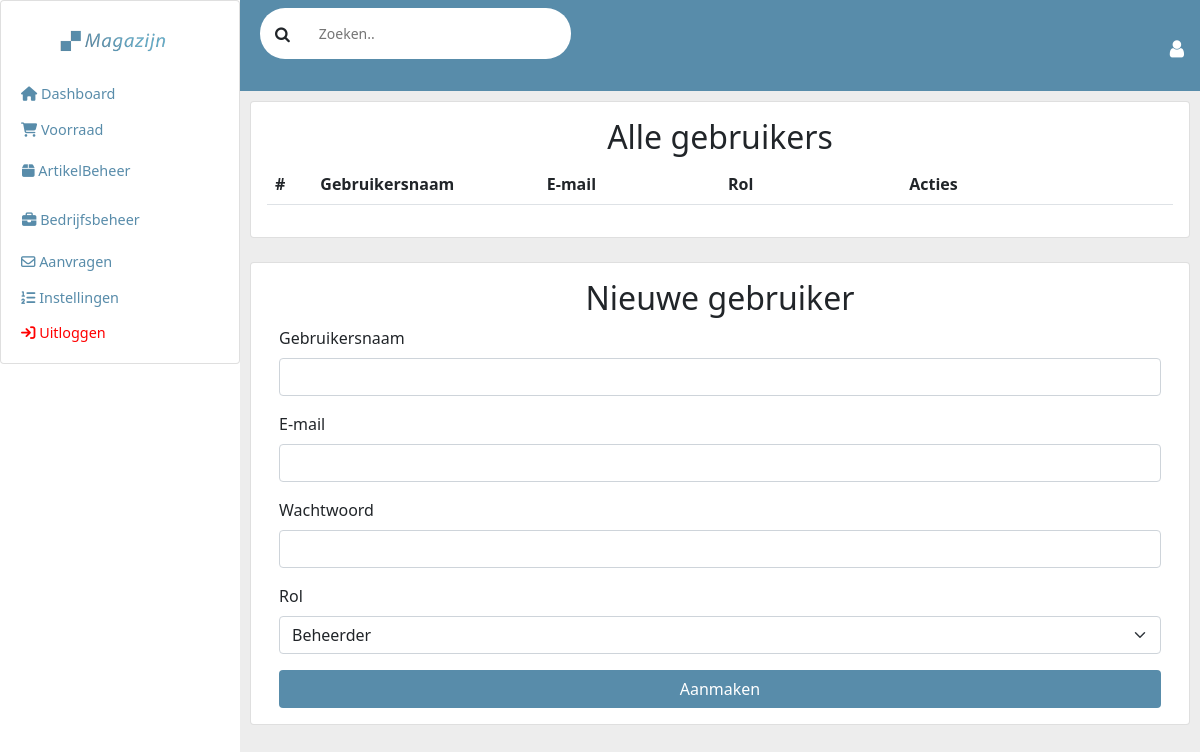
Page /gebruikersbeheer.php on the earlier database version.
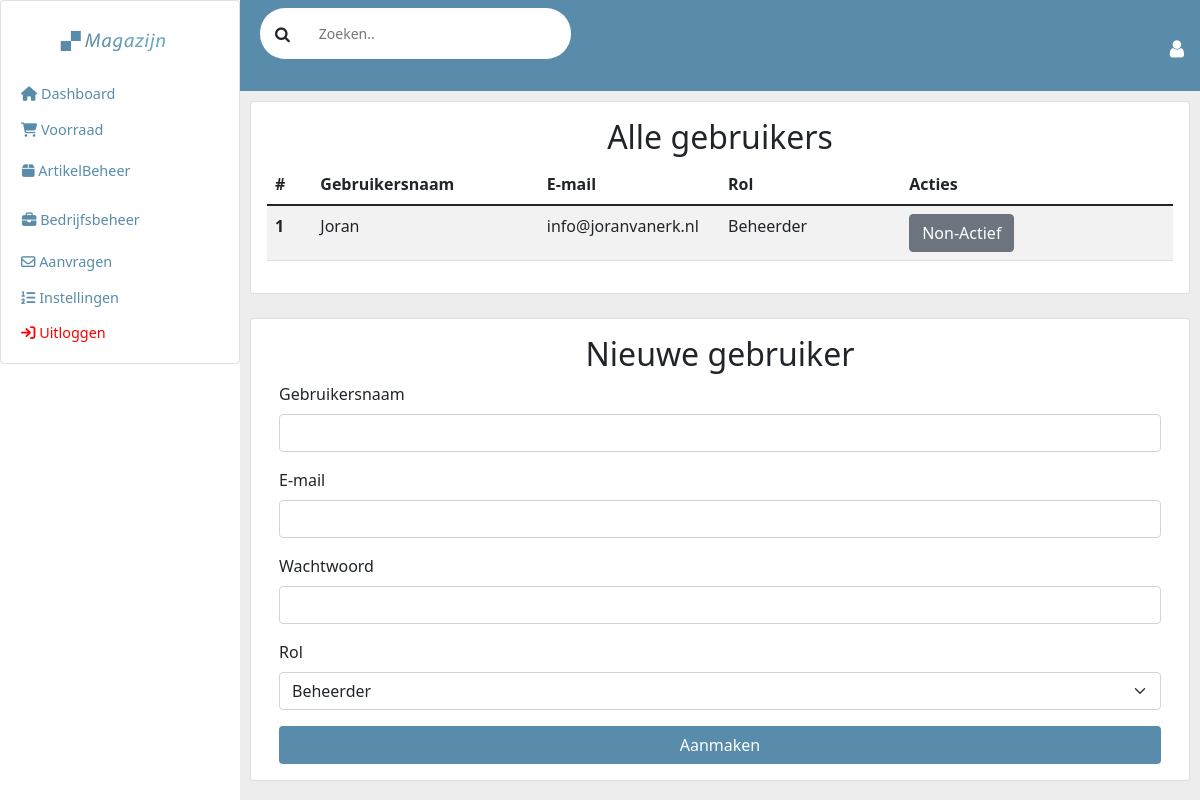
Same page on the later database version.
### tables this page shows
CREATE TABLE IF NOT EXISTS `users` (
  `idusers` int(11) NOT NULL AUTO_INCREMENT,
  `username` varchar(16) NOT NULL,
  `password` varchar(128) NOT NULL,
  `mail` varchar(64) NOT NULL,
  `permissions` int(1) NOT NULL,
  `timestamp` varchar(32) NOT NULL,
  PRIMARY KEY (`idusers`),
  UNIQUE KEY `idusers_UNIQUE` (`idusers`),
  UNIQUE KEY `username_UNIQUE` (`username`),
  UNIQUE KEY `password_UNIQUE` (`password`),
  UNIQUE KEY `mail_UNIQUE` (`mail`)
);

### gebruikersbeheer.php (the view, shortened to what this page needs)
<?php
include_once("./includes/meta.php");
include_once("./includes/sidebar.php");
include_once("./includes/header.php");
$all_users = "";
$get_users_query = mysqli_query($conn, "SELECT * FROM `users`");
while($get_users_data = mysqli_fetch_assoc($get_users_query)){
  $rank = $get_users_data["permissions"];
  if($rank == 0){
    $final_rank = 'Beheerder';
  }else if ($rank == 1){
    $final_rank = 'Manager';
  }else if ($rank == 2){
    $final_rank = 'Medewerker';
  }else if ($rank == 3){
    $final_rank = 'Gebruiker';
  }else if ($rank == 99){
    $final_rank = 'Non-Actief';
  }else{
    $final_rank = 'FOUT: Onbekend';
  }
  if($rank == 99){
    $final_button = '<a href="?verwijder=' . $get_users_data["idusers"] . '" class="btn btn-danger">Verwijderen</a>
    <div class="dropdown">
      <button class="btn btn-success dropdown-toggle" type="button" id="dropdownMenuButton1" data-bs-toggle="dropdown" aria-expanded="false">
        Activeer
      </button>
      <ul class="dropdown-menu" aria-labelledby="dropdownMenuButton1">
        <li><a class="dropdown-item" href="?activeer=' . $get_users_data["idusers"] . '&rol=0">Beheerder</a></li>
        <li><a class="dropdown-item" href="?activeer=' . $get_users_data["idusers"] . '&rol=1">Manager</a></li>
        <li><a class="dropdown-item" href="?activeer=' . $get_users_data["idusers"] . '&rol=2">Medewerker</a></li>
        <li><a class="dropdown-item" href="?activeer=' . $get_users_data["idusers"] . '&rol=3">Gebruiker</a></li>
      </ul>
    </div>';
  }else{
    $final_button = '<a href="?nonactief=' . $get_users_data["idusers"] . '" class="btn btn-secondary">Non-Actief</a>';
  }
  $all_users .= '<tr>
    <th scope="row">' . $get_users_data["idusers"] . '</th>
    <td>' . $get_users_data["username"] . '</td>
    <td>' . $get_users_data["mail"] . '</td>
    <td>' . $final_rank . '</td>
    <td>' . $final_button . '</td>
  </tr>';
}
 ?>
 <div class="card">
  <div class="card-body">
    <h2 class="text-center">Alle gebruikers</h2>
    <table class="table table-striped">
  <thead>
    <tr>
      <th scope="col" width="5%;">#</th>
      <th scope="col" width="25%;">Gebruikersnaam</th>
      <th scope="col" width="20%;">E-mail</th>
      <th scope="col" width="20%;">Rol</th>
      <th scope="col" width="30%;">Acties</th>
    </tr>
  </thead>
  <tbody>
    <?= $all_users ?>
  </tbody>
</table>
  </div>
</div>
<br>
<div class="card">
 <div class="card-body">
   <h2 class="text-center">Nieuwe gebruiker</h2>
    <div class="container">
     <form action="" method="POST">
       <div class="mb-3">
         <label for="exampleInputEmail1" class="form-label">Gebruikersnaam</label>
         <input type="text" name="name" class="form-control" id="exampleInputEmail1" aria-describedby="emailHelp">
       </div>
      <div class="mb-3">
        <label for="exampleInputEmail1" class="form-label">E-mail</label>
        <input type="email" name="email" class="form-control" id="exampleInputEmail1" aria-describedby="emailHelp">
      </div>
      <div class="mb-3">
        <label for="exampleInputPassword1" class="form-label">Wachtwoord</label>
        <input type="password" name="password" class="form-control" id="exampleInputPassword1">
      </div>
      <div class="mb-3">
        <label for="exampleInputPassword1" class="form-label">Rol</label>
        <select class="form-select" name="rank" aria-label="Default select example">
          <option selected value="0">Beheerder</option>
        </select>
      </div>
      <div class="d-grid gap-2">
    <button type="submit" name="submit" class="btn" style="background-color: #588CAA; color: white;">Aanmaken</button>
  </div>
  </form>
</div>
 </div>
</div>
 <?php include_once("./includes/footer.php"); ?>

Differences in the rows shown:
added users: idusers "1", username "Joran", mail "info@joranvanerk.nl", permissions "Beheerder"
